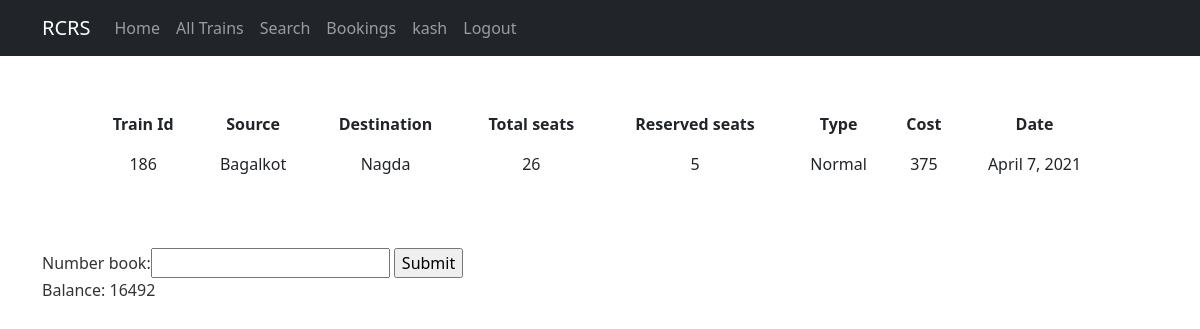
Page /buy/186 (signed in) on the committed database.
### trains/models.py (models this page shows, shortened)
class Users(AbstractUser):
    username = models.CharField(primary_key = True,max_length=20)
    email = models.EmailField(null=True)
    first_name = models.CharField(null=True,max_length = 20)
    last_name = models.CharField(null=True,max_length = 20)
    balance = models.IntegerField(default = 0)
    is_staff = models.BooleanField(default=False)
    USERNAME_FIELD = "username"

class Trains(models.Model):
    categories = (
        ('Normal','Normal'),
        ('Express','Express')
    )
    id = models.AutoField(primary_key=True)
    source = models.CharField(max_length = 30,)
    destination = models.CharField(max_length = 30)
    seats_total = models.IntegerField()
    seats_res = models.IntegerField()
    types = models.CharField(choices=categories,max_length=20)
    cost = models.IntegerField()
    date = models.DateField()

### trains/views.py (the view, shortened to what this page needs)
# urls.py: path('buy/<int:pk>',confirm_booking,name ='confirm_booking'),
def confirm_booking(request,pk):
    train =Trains.objects.get(id = pk)
    if not request.user.is_authenticated:
        return redirect('login')
    user = Users.objects.get(username = request.user.username)
    form = NumberForm()
    return render(request,'confirm_booking.html',{'train':train,'form':form})

### trains/forms.py
class NumberForm(forms.Form):
    number_book = forms.IntegerField(max_value=100)

### templates/confirm_booking.html
{% extends "layout.html" %} {% block content%}
<div class=" p-5">
    <table class="table table-borderless table-hover">
        <thead class="text-center">
            <th>Train Id</th>
            <th>Source</th>
            <th>Destination</th>
            <th>Total seats</th>
            <th>Reserved seats</th>
            <th>Type</th>
            <th>Cost</th>
            <th>Date</th>
        </thead>
        <tr class="text-center">
            <td>{{ train.id}}</td>
            <td>{{train.source}}</td>
            <td> {{train.destination}}</td>
            <td>{{train.seats_total}}</td>
            <td>{{train.seats_res}}</td>
            <td>{{train.types}}</td>
            <td>{{train.cost}}</td>
            <td> {{train.date}}</td>
        </tr>
    </table>
</div>
<form action="{% url 'confirm_booking' train.id %}" method="post">
    {% csrf_token %} {{ form }}
    <input type="submit" value="Submit">
</form>Balance: {{request.user.balance}}</br>
{% endblock content %}}

### templates/layout.html (shortened to what this page needs)
<!doctype html>
<html>
{% load static %}
<head>
    <link href="https://cdn.jsdelivr.net/npm/bootstrap@5.0.0-beta2/dist/css/bootstrap.min.css" rel="stylesheet">
    <link rel="stylesheet" href="https://cdnjs.cloudflare.com/ajax/libs/font-awesome/4.7.0/css/font-awesome.min.css">
    <link rel="stylesheet" type="text/css" href="{% static 'main.css' %}">
</head>
<body>
    <header class=" site-header no-gutters">
        <nav class="navbar navbar-expand-md navbar-dark bg-dark fsixed-top ">
            <div class="container ">
                <a class="navbar-brand mr-4 " href="/ ">RCRS</a>
                <div class="collapse navbar-collapse " id="navbarToggle ">
                    <div class="navbar-nav mr-auto ">
                        {% if not isHome %}
                        <a class="nav-item nav-link " href="{% url 'home' %}">Home</a> {% endif %}
                        <a class="nav-item nav-link " href="{% url 'all_trains' %}">All Trains</a>
                        <a class="nav-item nav-link " href="{% url 'search' %}">Search</a>
                    </div>
                    <div class="navbar-nav ">
                        {% if user.is_authenticated %}
                        <a class="nav-item nav-link " href="{% url 'all_booked' %}">Bookings</a>
                        <a class="nav-item nav-link " href="{% url 'profile' request.user.username %}">{{request.user.username}}</a>
                        <a class="nav-item nav-link " href="{% url 'logout' %}">Logout</a> {% else %}
                        <a class="nav-item nav-link " href="{% url 'login' %}">Login</a>
                        {% endif %}</div>
            </div>
        </nav>
    </header>
    <main role="main " class="container ">
        <div>
            {% block content %} {% endblock %}
        </div>
    </main>
</body>
</html>

### static/main.css (style rules this page uses)
body { background: #fff; color: #333333; }

### rows in the picture
Users: user.username "kash", user.balance "16492"
Trains: id "186", source "Bagalkot", destination "Nagda", seats_total "26", seats_res "5", types "Normal", cost "375", date "April 7, 2021"
